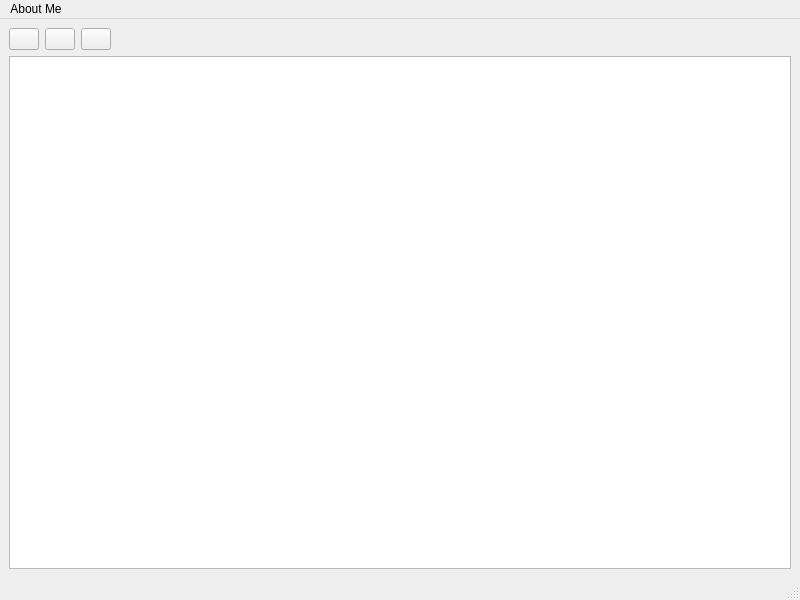
<?xml version="1.0" encoding="UTF-8"?>
<ui version="4.0">
 <class>MainWindow</class>
 <widget class="QMainWindow" name="MainWindow">
  <property name="geometry">
   <rect>
    <x>0</x>
    <y>0</y>
    <width>800</width>
    <height>600</height>
   </rect>
  </property>
  <property name="windowTitle">
   <string>editor</string>
  </property>
  <widget class="QWidget" name="centralwidget">
   <layout class="QGridLayout" name="gridLayout">
    <item row="0" column="0">
     <layout class="QHBoxLayout" name="horizontalLayout">
      <item>
       <widget class="QPushButton" name="btn_bold">
        <property name="maximumSize">
         <size>
          <width>30</width>
          <height>16777215</height>
         </size>
        </property>
        <property name="styleSheet">
         <string notr="true">QPushButton{
	image: url(:/icons/icons/bold.png);
}
QPushButton::checked{
	background-color: rgb(154, 153, 150);
}</string>
        </property>
        <property name="text">
         <string/>
        </property>
        <property name="checkable">
         <bool>true</bool>
        </property>
       </widget>
      </item>
      <item>
       <widget class="QPushButton" name="btn_subscript">
        <property name="maximumSize">
         <size>
          <width>30</width>
          <height>16777215</height>
         </size>
        </property>
        <property name="styleSheet">
         <string notr="true">QPushButton{
	image: url(:/icons/icons/subscript.png);
}

QPushButton::checked{
	background-color: rgb(154, 153, 150);
}</string>
        </property>
        <property name="text">
         <string/>
        </property>
        <property name="checkable">
         <bool>true</bool>
        </property>
       </widget>
      </item>
      <item>
       <widget class="QPushButton" name="btn_superscript">
        <property name="maximumSize">
         <size>
          <width>30</width>
          <height>16777215</height>
         </size>
        </property>
        <property name="styleSheet">
         <string notr="true">QPushButton{
	image: url(:/icons/icons/superscript.png);
}

QPushButton::checked{
	background-color: rgb(154, 153, 150);
}</string>
        </property>
        <property name="text">
         <string/>
        </property>
        <property name="checkable">
         <bool>true</bool>
        </property>
       </widget>
      </item>
      <item>
       <spacer name="horizontalSpacer">
        <property name="orientation">
         <enum>Qt::Horizontal</enum>
        </property>
        <property name="sizeHint" stdset="0">
         <size>
          <width>40</width>
          <height>20</height>
         </size>
        </property>
       </spacer>
      </item>
     </layout>
    </item>
    <item row="1" column="0">
     <widget class="QPlainTextEdit" name="plainTextEdit"/>
    </item>
   </layout>
  </widget>
  <widget class="QMenuBar" name="menubar">
   <property name="geometry">
    <rect>
     <x>0</x>
     <y>0</y>
     <width>800</width>
     <height>23</height>
    </rect>
   </property>
   <widget class="QMenu" name="menuabout_me">
    <property name="title">
     <string>About Me</string>
    </property>
    <addaction name="actionMy_Resume"/>
   </widget>
   <addaction name="menuabout_me"/>
  </widget>
  <widget class="QStatusBar" name="statusbar"/>
  <action name="actionMy_Resume">
   <property name="text">
    <string>My Resume</string>
   </property>
  </action>
 </widget>
 <resources/>
 <connections/>
</ui>
